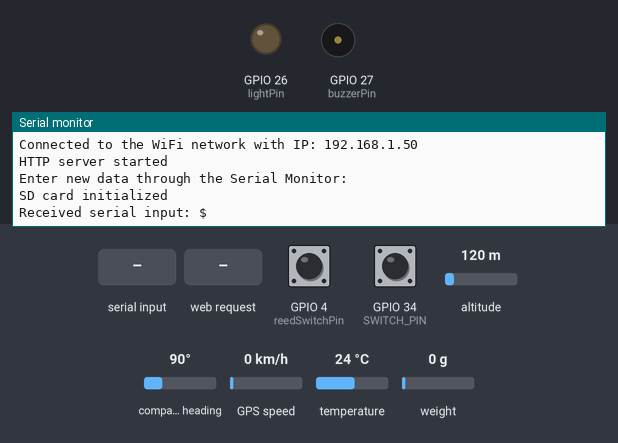
This sketch was run on a simulated ESP32. On the bench: output pins drawn as LEDs (lit = HIGH), buzzer (waves = sounding, pin HIGH), the last lines printed to the serial monitor. Inputs (shaded band) come from the test bench; at power-on: GPIO 4 (reedSwitchPin) HIGH, GPIO 34 (SWITCH_PIN) HIGH, altitude 120 m, compass heading 90°, GPS speed 0 km/h, temperature 24 °C, weight on the scale 0 g. WiFi joins after 1.5 s; servers stay silent unless stated; I2S audio is not simulated (input reads silence); the local clock reads 2024-03-15 10:24:30 at power-on unless the sketch sets it; storage starts empty; EEPROM starts erased; the GPS gets a fix after 3 s at 37.7749, -122.4194 with 8 satellites.

Above: at 5.6 s.
5.7 s: GPIO 4 (reedSwitchPin) pulled LOW for 1 s
8.2 s: GPIO 34 (SWITCH_PIN) pulled LOW for 1 s
At 10.1 s:
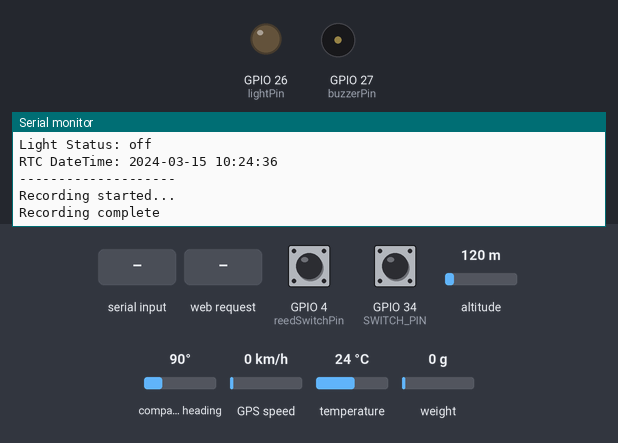
10.8 s: "on\n" received over Serial
At 11.5 s:
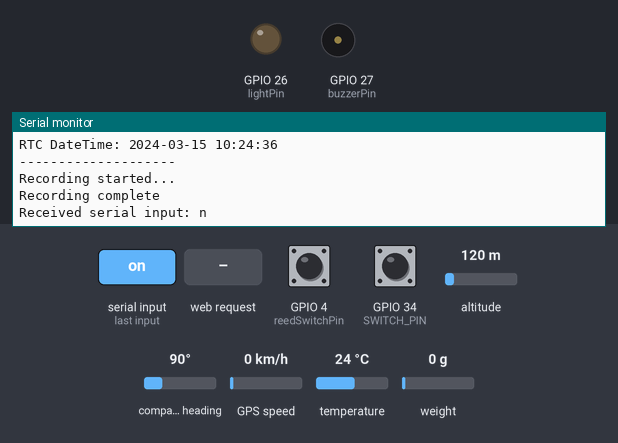
13.1 s: HTTP request GET /light?plain=120&state=120 received
At 14.3 s:
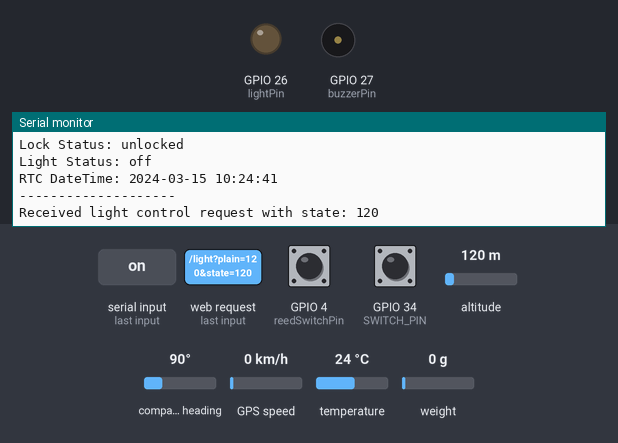
14.7 s: "temp:\n" received over Serial
At 15.9 s:
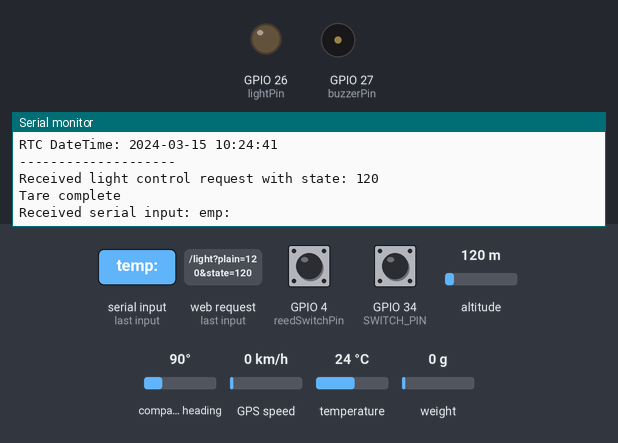
16.2 s: "off\n" received over Serial
At 16.9 s:
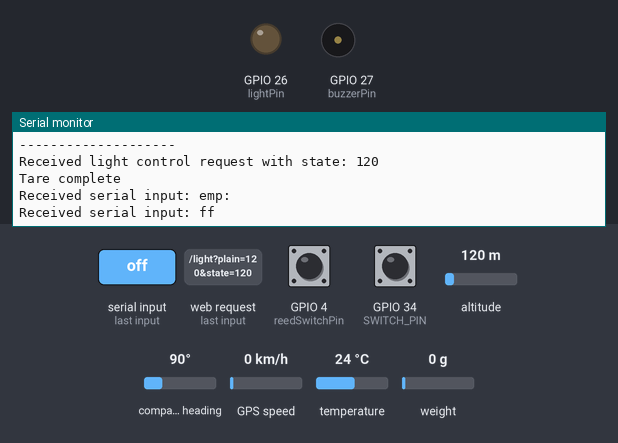

Measured:
- after the input at 8.2 s, the serial monitor: prints a new line after 0.36 s (image 1)
- after the input at 10.8 s, the serial monitor: prints a new line after 0.10 s (image 2)
- after the input at 13.1 s, the serial monitor: prints a new line after 0.12 s (image 3)
- after the input at 14.7 s, the serial monitor: prints a new line after 0.06 s (image 4)
- after the input at 16.2 s, the serial monitor: prints a new line after 0.11 s (image 5)

The sketch:

finalEdit.ino
```cpp
#include <WiFi.h>
#include <WebServer.h>
#include <TinyGPS++.h>
#include <Wire.h>
#include <RTClib.h>
#include <OneWire.h>
#include <DallasTemperature.h>
#include <BH1750.h>
#include <HX711_ADC.h>
#if defined(ESP32)
#include <EEPROM.h>
#endif
#include <FS.h>
#include <SD.h>
#include <SPI.h>
#include <driver/i2s.h>

// WiFi credentials
const char* ssid = "12345678";
const char* password = "12345678";

// Server and GPS objects
WebServer server(80);
TinyGPSPlus gps; // Object to handle GPS parsing
HardwareSerial ss(1); // Use Serial1 for GPS

// RTC object
RTC_DS3231 rtc;

// DS18B20 sensor
#define ONE_WIRE_BUS 13
OneWire oneWire(ONE_WIRE_BUS);
DallasTemperature sensors(&oneWire);

// BH1750 light sensor
BH1750 lightMeter;

//HX711 PINS
const int HX711_dout = 14; // MCU > HX711 dout pin
const int HX711_sck = 12; // MCU > HX711 sck pin
const int buzzerPin = 27; // Buzzer signal pin foR HX7711 and ReedSensor


// HX711 constructor:
HX711_ADC LoadCell(HX711_dout, HX711_sck);

const int calVal_eepromAdress = 0;
unsigned long t = 0;
float userWeightGrams = 50000; // Variable to store user weight

// Sensor data
float temperature = 0.0;
float weight = 70.0; // Placeholder for weight sensor data
float lux = 0.0; // Light level in lux
String gpsData = "6.7951, 79.9009"; // Initial example GPS coordinates
String lockStatus = "unlocked"; // Example lock status

unsigned long previousMillis = 0; // Variable to store the last time data was printed
const long interval = 5000; // Interval between data prints (in milliseconds)

const int lightPin = 26; // Digital pin for the LED
bool lightStatus = false; // Light status
// bool manualControl = false; // Manual control status
const float lightThreshold = 10.0; // Light intensity threshold for LED control

// Two separate I2C buses
TwoWire I2C_RTC = TwoWire(0);
TwoWire I2C_BH1750 = TwoWire(1);


//pins for reed sensor and siren
const int reedSwitchPin = 4;

enum State { OPEN, CLOSED };
State currentState;

// I2S and SD definitions
#define I2S_WS 25
#define I2S_SD 33
#define I2S_SCK 32
#define SD_CS 5
#define SWITCH_PIN 34

const int sampleRate = 48000;
const int bitsPerSample = 16;
const int numChannels = 1;
const int bufferSize = 512;
int fileCounter = 0;

// Global variables for recording state
bool isRecording = false;
File recordingFile;
unsigned long recordingStartTime = 0;
const unsigned long MAX_RECORDING_DURATION = 1500000; // 5 minutes max

// WAV file header structure
struct wav_header {
  char riff_header[4];    // "RIFF"
  int wav_size;           // Size of the entire file
  char wave_header[4];    // "WAVE"
  char fmt_header[4];     // "fmt "
  int fmt_chunk_size;     // Size of the fmt chunk
  short audio_format;     // Audio format (1 for PCM)
  short num_channels;     // Number of channels
  int sample_rate;        // Sampling rate
  int byte_rate;          // Byte rate
  short sample_alignment; // Block align
  short bit_depth;        // Bits per sample
  char data_header[4];    // "data"
  int data_bytes;         // Size of the data section
};

// Initialize the I2S driver
void i2s_init() {
  i2s_config_t i2s_config = {
    .mode = (i2s_mode_t)(I2S_MODE_MASTER | I2S_MODE_RX),
    .sample_rate = sampleRate,
    .bits_per_sample = (i2s_bits_per_sample_t)bitsPerSample,
    .channel_format = I2S_CHANNEL_FMT_ONLY_RIGHT,
    .communication_format = (i2s_comm_format_t)(I2S_COMM_FORMAT_I2S | I2S_COMM_FORMAT_I2S_MSB),
    .intr_alloc_flags = ESP_INTR_FLAG_LEVEL1,
    .dma_buf_count = 8,
    .dma_buf_len = bufferSize,
    .use_apll = false,
    .tx_desc_auto_clear = true
  };

  i2s_pin_config_t pin_config = {
    .bck_io_num = I2S_SCK,
    .ws_io_num = I2S_WS,
    .data_out_num = I2S_PIN_NO_CHANGE,
    .data_in_num = I2S_SD
  };

  i2s_driver_install(I2S_NUM_0, &i2s_config, 0, NULL);
  i2s_set_pin(I2S_NUM_0, &pin_config);
}


void setup() {
  Serial.begin(115200);
  ss.begin(9600, SERIAL_8N1, 16, 17); // NEO-7M RX, TX
  pinMode(lightPin, OUTPUT); // Set BH1750 LED pin as output
  digitalWrite(lightPin, LOW); // Ensure BH1750 LED is off initially

  pinMode(buzzerPin, OUTPUT);  // Set HX711 Buzzer pin as output
  digitalWrite(buzzerPin, LOW); // Turn off HX711 buzzer initially

  pinMode(SWITCH_PIN, INPUT_PULLUP);// Initialize switch pin


  // Initialize I2C for RTC
  I2C_RTC.begin(15, 0, 100000); // SDA = 15, SCL = 0

  // Initialize I2C for BH1750
  I2C_BH1750.begin(21, 22, 100000); // SDA = 21, SCL = 22

  // Initialize RTC
  if (!rtc.begin(&I2C_RTC)) {
    Serial.println("Couldn't find RTC");
    while (1);
  }

  // If RTC lost power, set the time to the compile time
  if (rtc.lostPower()) {
    Serial.println("RTC lost power, setting the time!");
    rtc.adjust(DateTime(F(__DATE__), F(__TIME__)));
  }

  // Initialize DS18B20 temperature sensor
  sensors.begin();

  // Initialize BH1750 light sensor
  if (lightMeter.begin(BH1750::CONTINUOUS_HIGH_RES_MODE, 0x23, &I2C_BH1750)) {
    Serial.println(F("BH1750 initialized"));
  } else {
    Serial.println(F("Error initializing BH1750"));
  }

  WiFi.begin(ssid, password);
  Serial.print("Connecting to WiFi..");
  while (WiFi.status() != WL_CONNECTED) {
    delay(1000);
    Serial.print(".");
  }

  LoadCell.begin();
  float calibrationValue;
#if defined(ESP32)
  EEPROM.begin(512);
#endif
  EEPROM.get(calVal_eepromAdress, calibrationValue);

  unsigned long stabilizingtime = 2000;
  boolean _tare = true;
  LoadCell.start(stabilizingtime, _tare);
  if (LoadCell.getTareTimeoutFlag()) {
    Serial.println("Timeout, check MCU>HX711 wiring and pin designations");
    while (1);
  }
  else {
    LoadCell.setCalFactor(calibrationValue);
    Serial.println("Startup is complete");
  }


  Serial.println("System ready. Place items on the scale.");


  Serial.println();
  Serial.print("Connected to the WiFi network with IP: ");
  Serial.println(WiFi.localIP());

  server.on("/", handleRoot); // Handle root URL
  server.on("/data", handleData); // Handle data endpoint
  server.on("/update", handleUpdate); // Handle data update endpoint
  server.on("/light", handleLight); // Handle light control endpoint

  server.begin(); // Start server
  Serial.println("HTTP server started");

  Serial.println("Enter new data through the Serial Monitor:");

  // Initialize I2S and SD
  i2s_init();
  if (!SD.begin(SD_CS)) {
    Serial.println("Card Mount Failed");
    return;
  }
  uint8_t cardType = SD.cardType();
  if (cardType == CARD_NONE) {
    Serial.println("No SD card attached");
    return;
  }
  Serial.println("SD card initialized");

  // Set the reed switch pin as an input with an internal pull-up resistor
  pinMode(reedSwitchPin, INPUT_PULLUP);

  // Initialize the state
  currentState = OPEN;

}

void handleRoot() {
  // HTTP response to root URL
  String html = "<html><body>";
  html += "<h1>ESP32 Data Dashboard</h1>";
  html += "<p>Temperature: " + String(temperature) + " °C</p>";
  html += "<p>Weight: " + String(weight) + "</p>";
  html += "<p>Light: " + String(lux) + " lx</p>";
  html += "<p>GPS: " + gpsData + "</p>";
  html += "<p>Lock Status: " + lockStatus + "</p>";
  html += "<p>Light Status: " + String(lightStatus ? "on" : "off") + "</p>";
  html += "<p>RTC DateTime: " + getRTCDateTime() + "</p>";
  html += "</body></html>";
  server.send(200, "text/html", html);
}

void handleData() {
  // HTTP response to /data endpoint
  String json = "{\"temperature\": " + String(temperature) + ",";
  json += "\"weight\": " + String(weight) + ",";
  json += "\"light\": " + String(lux) + ",";
  json += "\"gps\": \"" + gpsData + "\",";
  json += "\"lockStatus\": \"" + lockStatus + "\",";
  json += "\"lightStatus\": \"" + String(lightStatus ? "on" : "off") + "\",";
  json += "\"rtcDateTime\": \"" + getRTCDateTime() + "\"}";
  server.send(200, "application/json", json);
}

void handleUpdate() {
  if (server.method() == HTTP_POST) {
    String body = server.arg("plain");
    body.trim();

    Serial.println("Received update:");
    Serial.println(body);

    // Try to parse the body as a float
    float newWeight = body.toFloat();
    if (newWeight > 0) {
      userWeightGrams = newWeight;
      Serial.print("User weight set to: ");
      Serial.print(userWeightGrams);
      Serial.println(" grams");
    } else {
      Serial.println("Invalid weight. Please enter a positive number.");
    }

    server.send(200, "text/plain", "Data updated");
  } else {
    server.send(405, "text/plain", "Method Not Allowed");
  }
}

void handleLight() {
  if (server.hasArg("state")) {
    String state = server.arg("state");
    Serial.println("Received light control request with state: " + state);
    if (state == "on") {
      // digitalWrite(lightPin, HIGH);
      lightStatus = true;
      readLightData();
      // manualControl = true; // Enable manual control
      Serial.println("Light turned on");
    } else if (state == "off") {
      digitalWrite(lightPin, LOW);
      lightStatus = false;
      // manualControl = true; // Enable manual control
      Serial.println("Light turned off");
    }
    server.send(200, "text/plain", "Light toggled");
  } else {
    server.send(400, "text/plain", "Bad Request");
  }
}

void loop() {
  unsigned long currentMillis = millis();


  // Handle recording
  if (digitalRead(SWITCH_PIN) == LOW && !isRecording) {
    startRecording();
  } else if (digitalRead(SWITCH_PIN) == HIGH && isRecording) {
    stopRecording();
  }

  if (isRecording) {
    continueRecording();
  }


  // Print sensor data to Serial Monitor every interval
  if (currentMillis - previousMillis >= interval) {
    previousMillis = currentMillis;
    printSensorData();
  }

  server.handleClient(); // Handle client requests

  // Update sensor data based on Serial input
  updateSensorData();

  // Read GPS data from NEO-7M module
  readGPSData();

  // Read temperature data from DS18B20 sensor
  readTemperatureData();

  // Read light level from BH1750 sensor and control the LED
  if (lightStatus) {
    readLightData();
  }

  //Read weight sensir data after taking user weight
  readWeightSensor();

  readReedSensor();

}

void readReedSensor(){
  // Read the state of the reed switch
  int reedState = digitalRead(reedSwitchPin);

  // Update the state based on the reed switch status
  if (reedState == LOW && currentState != CLOSED) {
    currentState = CLOSED;
    lockStatus = "Locked";
    // Serial.println("State changed to: CLOSED");
  } else if (reedState == HIGH && currentState != OPEN) {
    currentState = OPEN;
    lockStatus = "unlocked";
    // Serial.println("State changed to: OPEN");
  }

  // Check WiFi connection status and reed switch state to control the LED
  if (WiFi.status() != WL_CONNECTED && currentState == OPEN) {
    // tone(buzzerPin, 1500);  // Turn Buzzer on
    digitalWrite(buzzerPin, HIGH);
  } else {
    // noTone(buzzerPin); // Turn Buzzer off
      digitalWrite(buzzerPin, LOW);


  }

}

void readLightData() {
  lux = lightMeter.readLightLevel(); // Read light level in lux

  // Control the LED based on the light intensity
  if (lux < lightThreshold) {
    digitalWrite(lightPin, HIGH); // Turn on the LED if light level is below the threshold
    // lightStatus = true;
  } else {
    digitalWrite(lightPin, LOW); // Turn off the LED if light level is above the threshold
    // lightStatus = false;
  }

}


void printSensorData() {
  // Print all sensor data to Serial Monitor
  Serial.println("--------------------");
  Serial.println("Sensor Data:");
  Serial.print("Temperature: ");
  Serial.println(temperature);
  Serial.print("Weight: ");
  Serial.println(weight);
  Serial.print("Light: ");
  Serial.println(lux);
  Serial.print("GPS: ");
  Serial.println(gpsData);
  Serial.print("Lock Status: ");
  Serial.println(lockStatus);
  Serial.print("Light Status: ");
  Serial.println(lightStatus ? "on" : "off");
  Serial.print("RTC DateTime: ");
  Serial.println(getRTCDateTime());
  Serial.println("--------------------");
}

void updateSensorData() {
  // Update sensor data from Serial input
  if (Serial.available() > 0) {
    String input = Serial.readStringUntil('\n');
    input.trim(); // Remove any trailing newline characters

    Serial.println("Received serial input: " + input);

    // Simple parsing for demo purposes
    if (input.startsWith("temp:")) {
      temperature = input.substring(5).toFloat();
      Serial.println("Temperature updated to: " + String(temperature));
    } else if (input.startsWith("weight:")) {
      weight = input.substring(7).toFloat();
      Serial.println("Weight updated to: " + String(weight));
    } else if (input.startsWith("gps:")) {
      gpsData = input.substring(4);
      Serial.println("GPS data updated to: " + gpsData);
    } else if (input.startsWith("lock:")) {
      lockStatus = input.substring(5);
      Serial.println("Lock status updated to: " + lockStatus);
    }
  }
}

void readGPSData() {
  // Read GPS data from NEO-7M module and update gpsData variable
  while (ss.available() > 0) {
    if (gps.encode(ss.read())) {
      if (gps.location.isValid()) {
        float latitude = gps.location.lat();
        float longitude = gps.location.lng();
        gpsData = String(latitude, 6) + "," + String(longitude, 6);
      } else {
        gpsData = "Invalid GPS data";
      }
    }
  }
}

void readTemperatureData() {
  sensors.requestTemperatures(); // Send command to get temperature readings
  temperature = sensors.getTempCByIndex(0); // Get temperature in Celsius
}

void readWeightSensor(){
  static boolean newDataReady = 0;
  const int serialPrintInterval = 0;

  if (LoadCell.update()) newDataReady = true;

  if (newDataReady) {
    if (millis() > t + serialPrintInterval) {
      weight = LoadCell.getData();
      // Serial.print("Load_cell output val: ");
      // Serial.println(weight);

      // Check weight condition
      if (weight > userWeightGrams * 0.20) {
        tone(buzzerPin, 1000);  // Turn on buzzer at 1kHz
        // Serial.println("Weight exceeds user weight. Buzzer turned on.");
      } else {
        noTone(buzzerPin);  // Turn off buzzer
        // Serial.println("Weight is within limit. Buzzer turned off.");
      }

      newDataReady = 0;
      t = millis();
    }
  }

  // Receive command from serial terminal
  if (Serial.available() > 0) {
    char inByte = Serial.read();
    if (inByte == 't') LoadCell.tareNoDelay();
  }

  // Check if last tare operation is complete
  if (LoadCell.getTareStatus() == true) {
    Serial.println("Tare complete");
  }
}


// Write WAV header to file
void write_wav_header(File file, int data_bytes) {
  wav_header header;
  memcpy(header.riff_header, "RIFF", 4);
  header.wav_size = data_bytes + sizeof(wav_header) - 8;
  memcpy(header.wave_header, "WAVE", 4);
  memcpy(header.fmt_header, "fmt ", 4);
  header.fmt_chunk_size = 16;
  header.audio_format = 1;
  header.num_channels = numChannels;
  header.sample_rate = sampleRate;
  header.byte_rate = sampleRate * numChannels * bitsPerSample / 8;
  header.sample_alignment = numChannels * bitsPerSample / 8;
  header.bit_depth = bitsPerSample;
  memcpy(header.data_header, "data", 4);
  header.data_bytes = data_bytes;

  file.write((const uint8_t *)&header, sizeof(wav_header));
}

void startRecording() {
  if (isRecording) return;

  String fileName = "/" + getFileNameFromRTC() + ".wav";
  recordingFile = SD.open(fileName.c_str(), FILE_WRITE);
  if (!recordingFile) {
    Serial.println("Failed to create file");
    return;
  }

  write_wav_header(recordingFile, 0);
  isRecording = true;
  recordingStartTime = millis();
  Serial.println("Recording started...");
}

void continueRecording() {
  if (!isRecording) return;

  uint8_t buffer[bufferSize];
  size_t bytes_read;
  i2s_read(I2S_NUM_0, buffer, bufferSize, &bytes_read, 0);
  if (bytes_read > 0) {
    recordingFile.write(buffer, bytes_read);
  }

  if (millis() - recordingStartTime > MAX_RECORDING_DURATION) {
    stopRecording();
  }
}

void stopRecording() {
  if (!isRecording) return;

  size_t fileSize = recordingFile.size();
  recordingFile.seek(0);
  write_wav_header(recordingFile, fileSize - sizeof(wav_header));

  recordingFile.close();
  isRecording = false;
  Serial.println("Recording complete");
}

String getFileNameFromRTC() {
  DateTime now = rtc.now();
  char buf[20];
  snprintf(buf, sizeof(buf), "%04d%02d%02d_%02d%02d%02d",
           now.year(), now.month(), now.day(),
           now.hour(), now.minute(), now.second());
  return String(buf);
}

String getRTCDateTime() {
  // Get the current date and time from the RTC
  DateTime now = rtc.now();
  char buf[] = "YYYY-MM-DD hh:mm:ss";
  snprintf(buf, sizeof(buf), "%04d-%02d-%02d %02d:%02d:%02d", now.year(), now.month(), now.day(), now.hour(), now.minute(), now.second());
  return String(buf);
}
```
